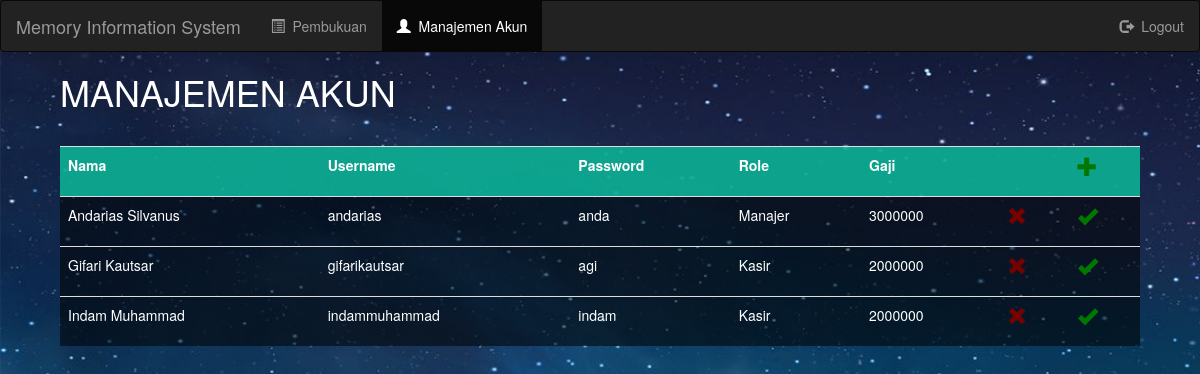
Page /manage_akun.php (signed in) on the committed database.
### tables this page shows
CREATE TABLE IF NOT EXISTS `manager` (
  `username` varchar(30) NOT NULL
);

CREATE TABLE IF NOT EXISTS `karyawan` (
  `username` varchar(30) NOT NULL,
  `password` varchar(30) NOT NULL,
  `nama` varchar(100) NOT NULL,
  `gaji` int(11) NOT NULL,
  `status` tinyint(1) NOT NULL DEFAULT '1'
);

CREATE TABLE IF NOT EXISTS `kasir` (
  `username` varchar(30) NOT NULL
);

### load_akun.php (the view, shortened to what this page needs)
<?php
$akuns = mysql_query("SELECT * FROM manager NATURAL JOIN karyawan WHERE status=1") or die (mysql_error());
while($row = mysql_fetch_assoc($akuns)){
	$nama = $row['nama'];
	$user = $row['username'];
	$password = $row['password'];
	$role = "Manajer";
	$gaji = $row['gaji'];
	echo'
		<tr>
		    <td contenteditable="true" class="nama">'.$nama.'</td>
		    <td class="username">'.$user.'</td>
		    <td contenteditable="true" class="password">'.$password.'</td>
		    <td contenteditable="true" class="role">'.$role.'</td>
		    <td contenteditable="true" class="gaji">'.$gaji.'</td>
		    <td><span class="table-remove glyphicon glyphicon-remove"></span></td>
		    <td><span class="table-ok glyphicon glyphicon-ok"></span></td>
		</tr>
	';
}
$akuns2 = mysql_query("SELECT * FROM kasir NATURAL JOIN karyawan WHERE status=1") or die (mysql_error());
while($row = mysql_fetch_assoc($akuns2)){
	$nama = $row['nama'];
	$user = $row['username'];
	$password = $row['password'];
	$role = "Kasir";
	$gaji = $row['gaji'];
	echo'
		<tr>
		    <td contenteditable="true" class="nama">'.$nama.'</td>
		    <td class="username">'.$user.'</td>
		    <td contenteditable="true" class="password">'.$password.'</td>
		    <td contenteditable="true" class="role">'.$role.'</td>
		    <td contenteditable="true" class="gaji">'.$gaji.'</td>
		    <td><span class="table-remove glyphicon glyphicon-remove"></span></td>
		    <td><span class="table-ok glyphicon glyphicon-ok"></span></td>
		</tr>
	';
}
?>

### manage_akun.php (shortened to what this page needs)
<!DOCTYPE html PUBLIC "-//W3C//DTD XHTML 1.0 Transitional//EN" "http://www.w3.org/TR/xhtml1/DTD/xhtml1-transitional.dtd">
<html xmlns="http://www.w3.org/1999/xhtml">
    <head>
        <link href="assets/css/my-css.css" rel="stylesheet" />
        <link href="assets/css/bootstrap.css" rel="stylesheet" />
    </head>
    <body class="background">
        <nav role="navigation" class="navbar navbar-inverse">
            <div class="navbar-header">
                <a href="#" class="navbar-brand">Memory Information System</a>
            </div>
            <div id="navbarCollapse" class="collapse navbar-collapse">
                <ul class="nav navbar-nav">
                    <li><a href="pembukuan.php"><span class="glyphicon glyphicon-list-alt"></span>&nbsp;&nbsp;Pembukuan</a></li>
                    <li class="active"><a href="#"><span class="glyphicon glyphicon-user"></span>&nbsp;&nbsp;Manajemen Akun</a></li>
                </ul>
                <ul class="nav navbar-nav navbar-right">
                    <li><a href="logout.php"><span class="glyphicon glyphicon-log-out"></span>&nbsp;&nbsp;Logout</a></li>
                </ul>
            </div>
        </nav>
        <div class="header">
        <font color="white"><h1>MANAJEMEN AKUN</h1></font>
        </div>
        <div class="box-registrasi">
            <div id="table" class="table-editable">
                <table class="table tabel-registrasi" >
                    <tr>
                        <th>Nama</th>
                        <th>Username</th>
                        <th>Password</th>
                        <th>Role</th>
                        <th>Gaji</th>
                        <th></th>
                        <th><span class="table-add glyphicon glyphicon-plus"></span></th>
                    </tr>
                    <?php include 'load_akun.php'; ?>
                </table>
            </div>
        </div>
    </body>
</html>

### assets/css/my-css.css (style rules this page uses)
.background { background-image:url(../img/background.jpg); background-attachment:fixed; background-size: cover; }
.box-registrasi { padding-left: 5%; padding-right: 5%; padding-top: 2%; }
.tabel-registrasi { background-color: rgba(0,0,0,0.55); color: #ffffff; }
.tabel-registrasi th, .tabel-registrasi td { height: 50px; }
.tabel-registrasi th { background-color: rgba(14,199,168,0.8) !important; }
.table-remove-pemasukan, .table-remove-pengeluaran, .table-remove { color: #700; cursor: pointer; }
.table-add-pemasukan, .table-add-pengeluaran, .table-ok-pemasukan, .table-ok-pengeluaran, .table-ok, .table-add { color: #070; cursor: pointer; position: absolute; top: 8px; right: 0; }
.header { padding-left: 5%; }

### rows in the picture
manager: username.nama "Andarias Silvanus", username "andarias", username.password "anda", role "Manajer", username.gaji "3000000"
kasir: username.nama "Gifari Kautsar", username "gifarikautsar", username.password "agi", role "Kasir", username.gaji "2000000"
kasir: username.nama "Indam Muhammad", username "indammuhammad", username.password "indam", role "Kasir", username.gaji "2000000"
